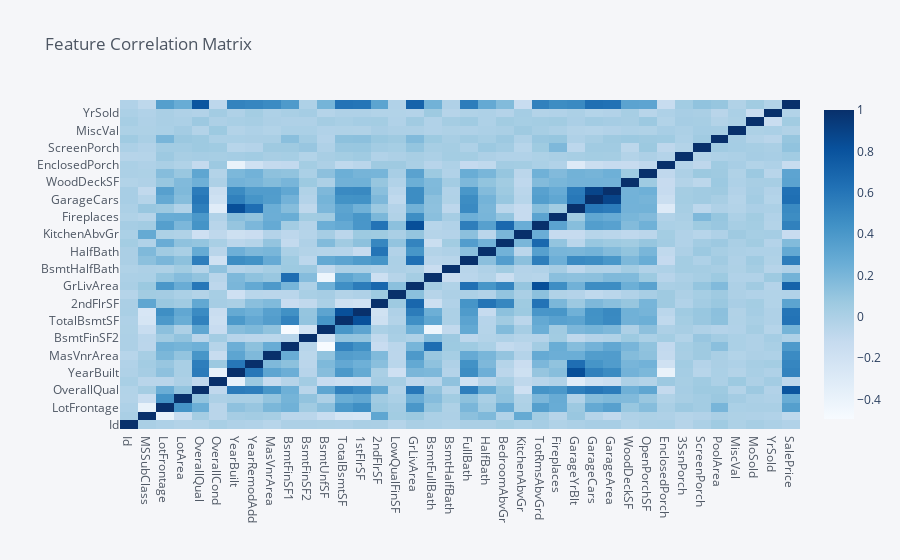

Notebook source saved alongside this figure:
### Code cell
train.corr().iplot(kind='heatmap',colorscale="Blues", title="Feature Correlation Matrix")

### Figure 1 — Plotly figure (JSON) as saved in the notebook; plotly's stock layout.template omitted (floating-point values rounded to 4 significant figures; data arrays with more than 128 entries replaced by an {"elided": "..."} marker saying what was removed)
{"data": [{"colorscale": [[0, "rgb(247,251,255)"], [0.125, "rgb(222,235,247)"], [0.25, "rgb(198,219,239)"], [0.375, "rgb(158,202,225)"], [0.5, "rgb(107,174,214)"], [0.625, "rgb(66,146,198)"], [0.75, "rgb(33,113,181)"], [0.875, "rgb(8,81,156)"], [1, "rgb(8,48,107)"]], "type": "heatmap", "x": ["Id", "MSSubClass", "LotFrontage", "LotArea", "OverallQual", "OverallCond", "YearBuilt", "YearRemodAdd", "MasVnrArea", "BsmtFinSF1", "BsmtFinSF2", "BsmtUnfSF", "TotalBsmtSF", "1stFlrSF", "2ndFlrSF", "LowQualFinSF", "GrLivArea", "BsmtFullBath", "BsmtHalfBath", "FullBath", "HalfBath", "BedroomAbvGr", "KitchenAbvGr", "TotRmsAbvGrd", "Fireplaces", "GarageYrBlt", "GarageCars", "GarageArea", "WoodDeckSF", "OpenPorchSF", "EnclosedPorch", "3SsnPorch", "ScreenPorch", "PoolArea", "MiscVal", "MoSold", "YrSold", "SalePrice"], "y": ["Id", "MSSubClass", "LotFrontage", "LotArea", "OverallQual", "OverallCond", "YearBuilt", "YearRemodAdd", "MasVnrArea", "BsmtFinSF1", "BsmtFinSF2", "BsmtUnfSF", "TotalBsmtSF", "1stFlrSF", "2ndFlrSF", "LowQualFinSF", "GrLivArea", "BsmtFullBath", "BsmtHalfBath", "FullBath", "HalfBath", "BedroomAbvGr", "KitchenAbvGr", "TotRmsAbvGrd", "Fireplaces", "GarageYrBlt", "GarageCars", "GarageArea", "WoodDeckSF", "OpenPorchSF", "EnclosedPorch", "3SsnPorch", "ScreenPorch", "PoolArea", "MiscVal", "MoSold", "YrSold", "SalePrice"], "z": {"elided": "38x38 float values"}, "zmax": 1, "zmin": -0.4953}], "layout": {"legend": {"bgcolor": "#F5F6F9", "font": {"color": "#4D5663"}}, "paper_bgcolor": "#F5F6F9", "plot_bgcolor": "#F5F6F9", "title": {"font": {"color": "#4D5663"}, "text": "Feature Correlation Matrix"}, "xaxis": {"gridcolor": "#E1E5ED", "showgrid": true, "tickfont": {"color": "#4D5663"}, "title": {"font": {"color": "#4D5663"}, "text": ""}, "zerolinecolor": "#E1E5ED"}, "yaxis": {"gridcolor": "#E1E5ED", "showgrid": true, "tickfont": {"color": "#4D5663"}, "title": {"font": {"color": "#4D5663"}, "text": ""}, "zerolinecolor": "#E1E5ED"}}}
